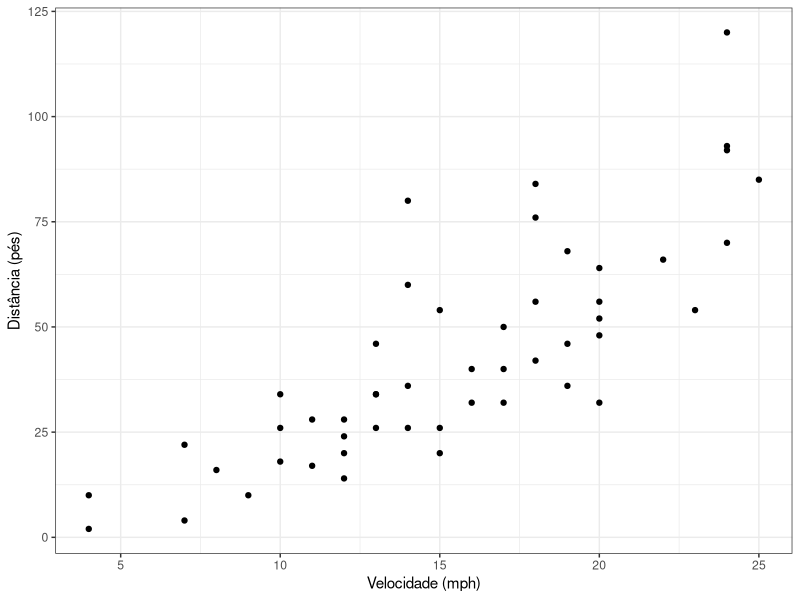
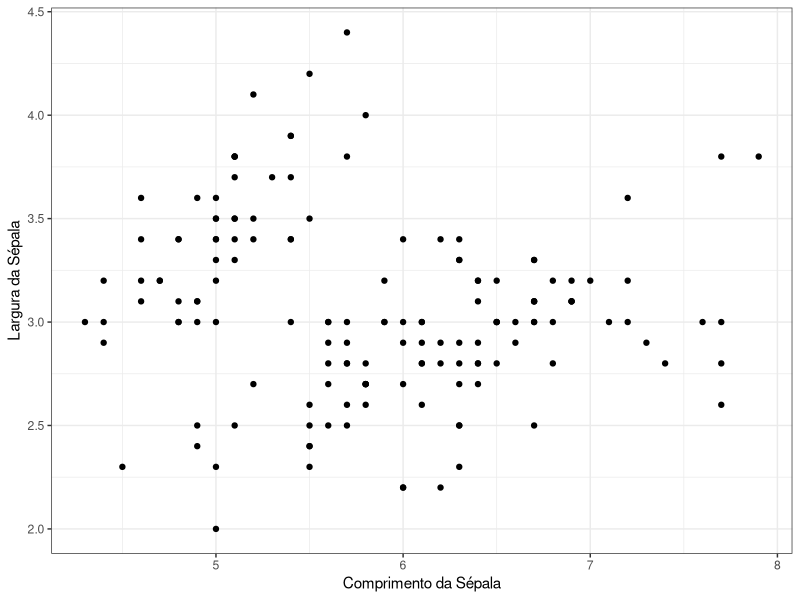
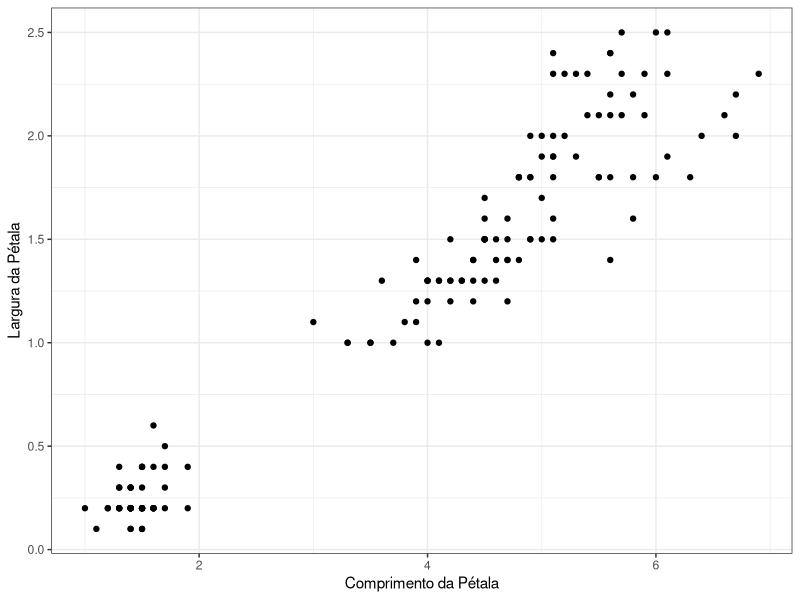
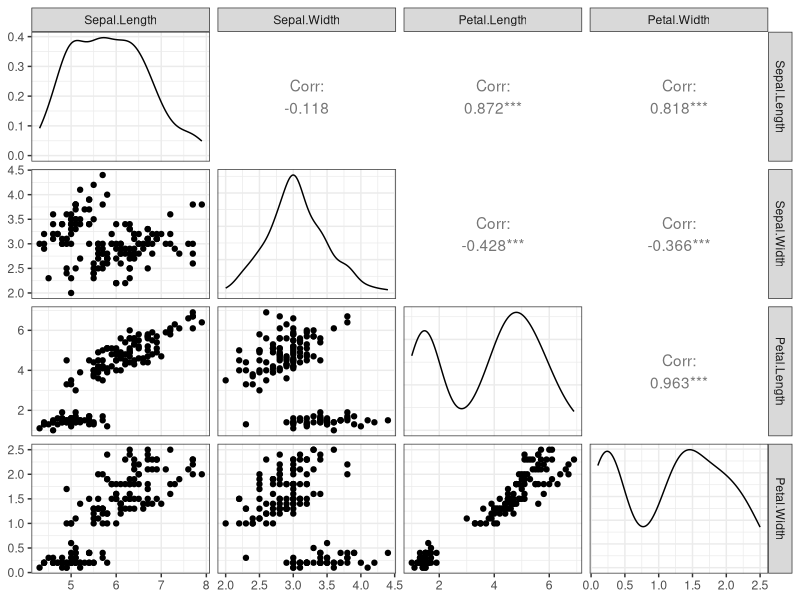
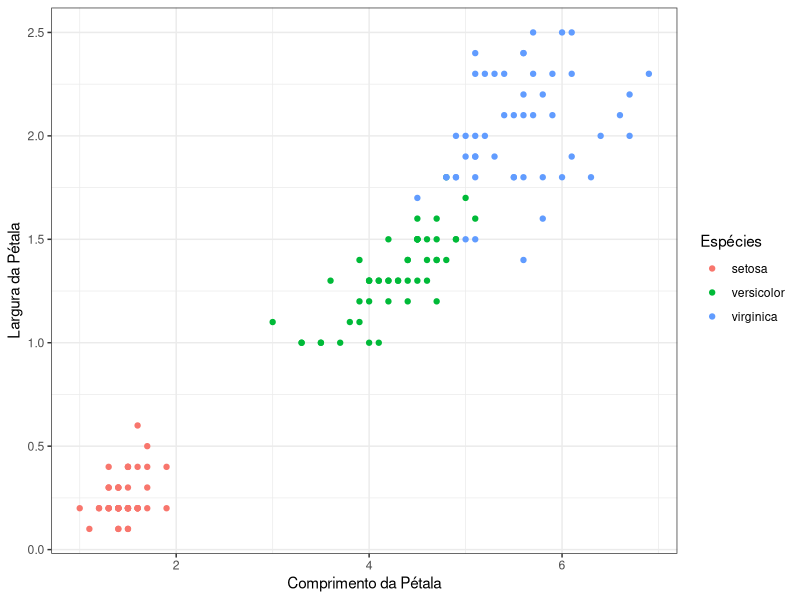
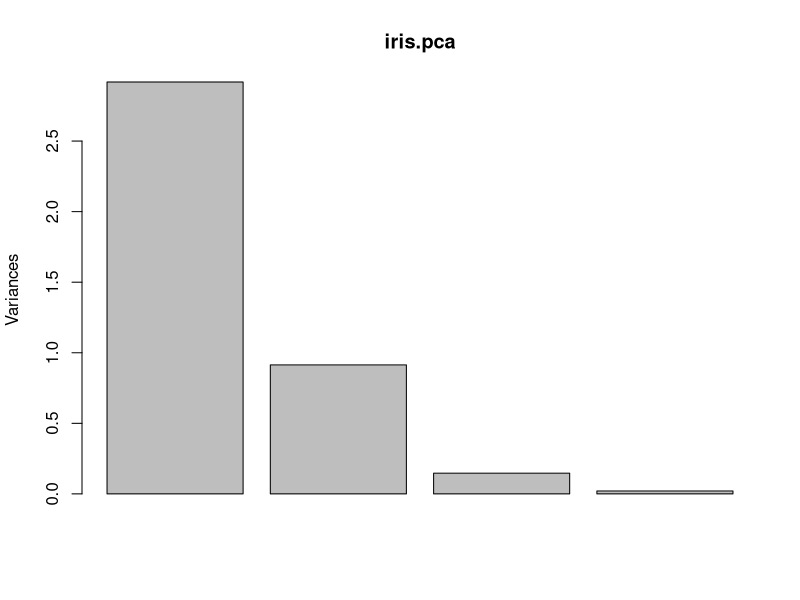
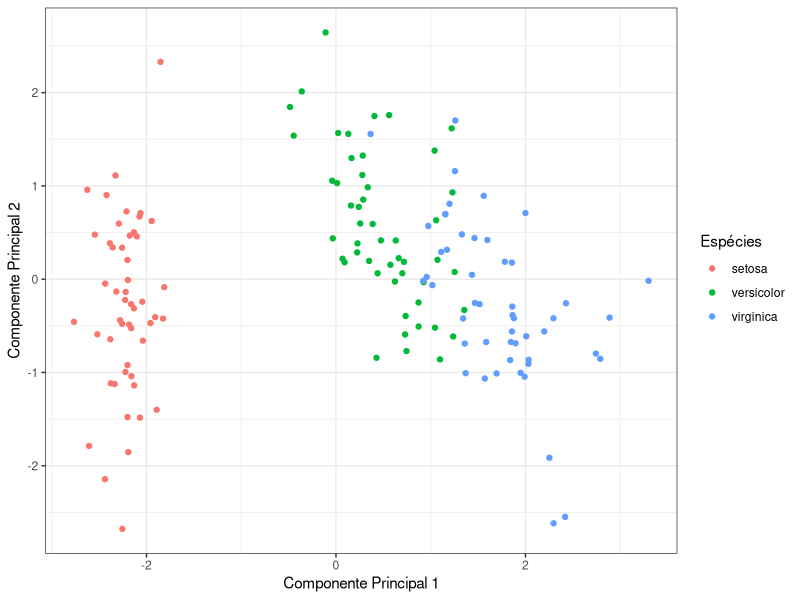
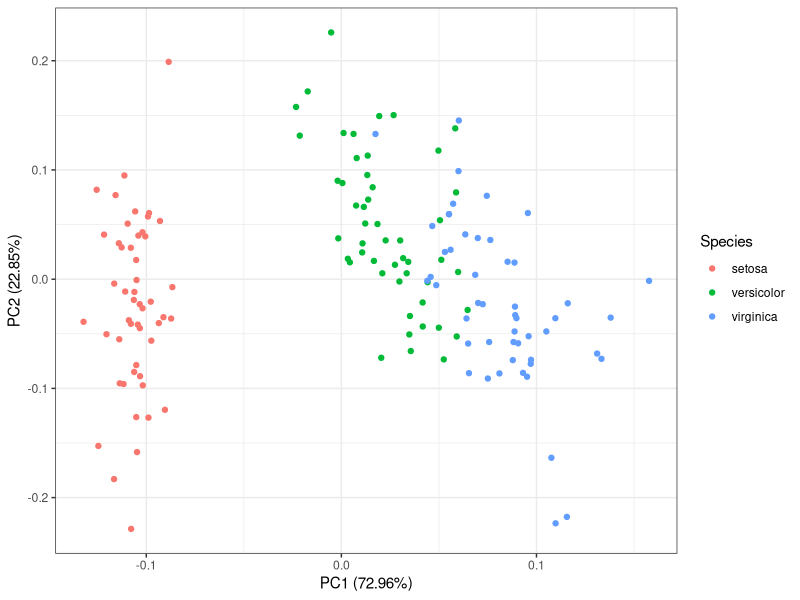

Generate these figures, in order, with R:
##
library(ggplot2)
theme_set(theme_bw())

##
ggplot(cars, aes(x = speed, y = dist)) +
  geom_point() +
  labs(x = "Velocidade (mph)", y = "Distância (pés)")

##
ggplot(iris, aes(x = Sepal.Length, y = Sepal.Width)) +
  geom_point() +
  labs(x = "Comprimento da Sépala", y = "Largura da Sépala")

##
ggplot(iris, aes(x = Petal.Length, y = Petal.Width)) +
  geom_point() +
  labs(x = "Comprimento da Pétala", y = "Largura da Pétala")

##
library(GGally)
ggpairs(iris[, -5])

##
iris.pca <- prcomp(iris[, -5], center = TRUE, scale. = TRUE)
names(iris.pca)
head(iris.pca$x)

##
ggplot(iris, aes(x = Petal.Length, y = Petal.Width)) +
  geom_point(aes(colour = Species)) +
  labs(x = "Comprimento da Pétala", y = "Largura da Pétala", 
  colour = "Espécies")

##
summary(iris.pca)

##
plot(iris.pca)

##
iris.transformado <- data.frame(iris.pca$x, 
  Species = iris$Species)
head(iris.transformado)

##
ggplot(iris.transformado, aes(x = PC1, y = PC2)) +
  geom_point(aes(colour = Species)) +
  labs(x = "Componente Principal 1", y = "Componente Principal 2", 
  colour = "Espécies")

##
library(ggfortify)
autoplot(iris.pca, data = iris, colour = "Species")

##
autoplot(iris.pca, data = iris, colour = "Species", loadings = TRUE, loadings.label = TRUE)

##
library(dplyr)
library(ggplot2)
library(GGally)
library(corrplot)

heptatlo <- read.csv(file = "heptatlo.csv")

names(heptatlo)

##

transformacao <- function(x){
  return(max(x) - x)
}

heptatlo <- heptatlo %>%
  mutate(Barreiras100m = transformacao(Barreiras100m)) %>%
  mutate(Corrida200m   = transformacao(Corrida200m)) %>%
  mutate(Corrida800m   = transformacao(Corrida800m))

## 
heptatlo.novo <- heptatlo %>% 
  select(-c(Nome, Pontos))

##
ggpairs(heptatlo.novo)

##
corrplot(cor(heptatlo.novo), method = "ellipse")

##
heptatlo.pca <- prcomp(heptatlo.novo, center = TRUE, scale. = TRUE)
summary(heptatlo.pca)

##
plot(heptatlo.pca)

##
corrplot(cor(heptatlo.pca$x), method = "ellipse")

##
heptatlo.transformado <- data.frame(heptatlo.pca$x, Nome = heptatlo$Nome)
ggplot(heptatlo.transformado, aes(x = PC1, y = PC2)) +
  geom_point() +
  geom_text(aes(label = Nome), alpha = 0.35) +
  xlim(-4, 7)
